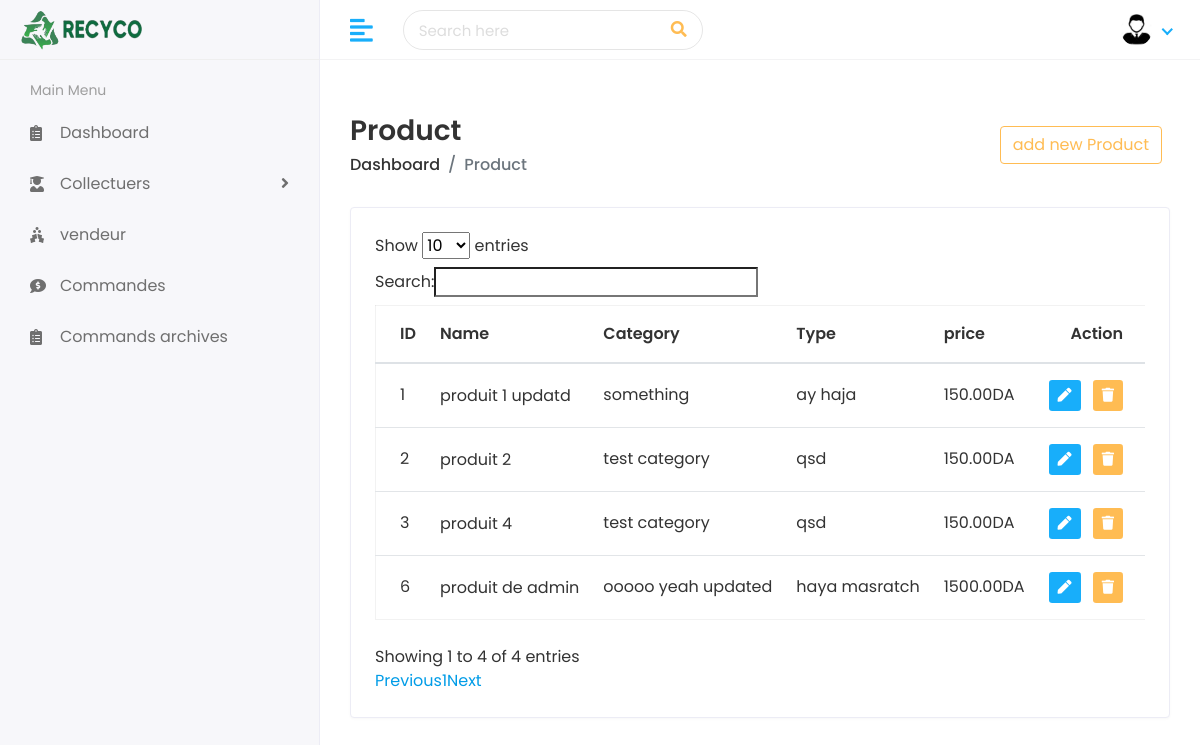
Page /collecteur/products/ (signed in) on the earlier database version.
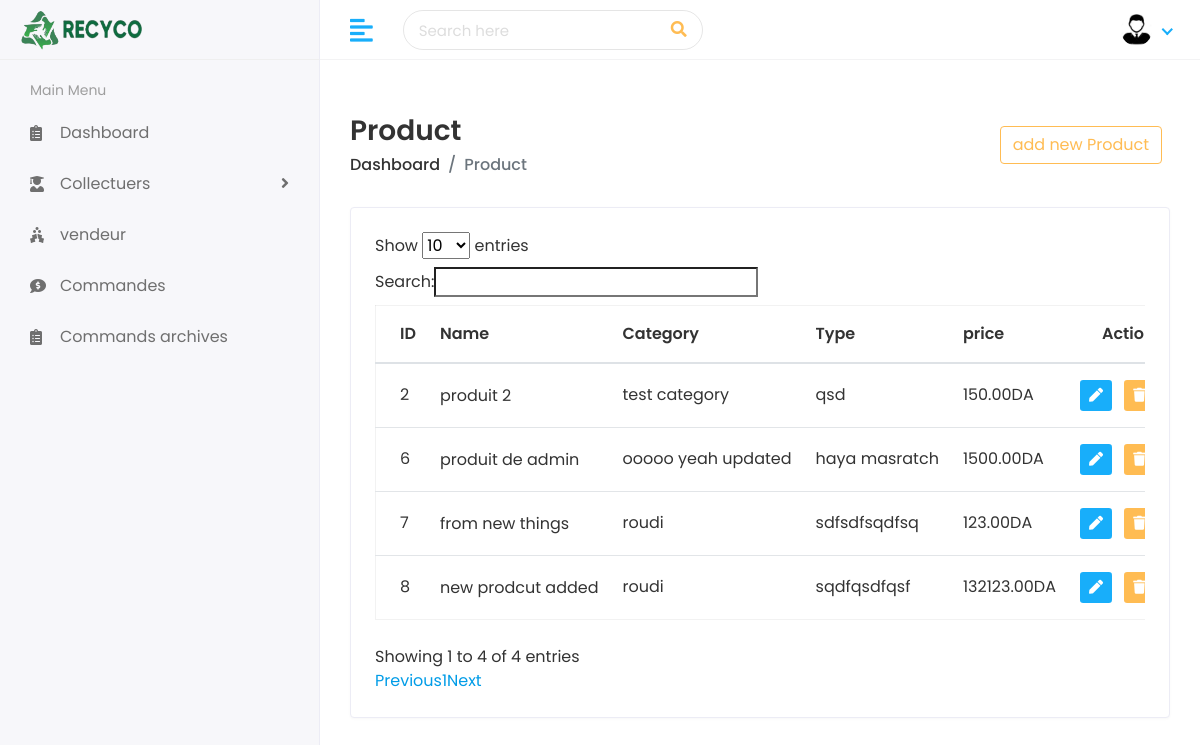
Same page on the later database version.
### collecteur/models.py (models this page shows, shortened)
class Product(models.Model):
    title = models.CharField(max_length=256)
    image = models.ImageField(upload_to='products/')
    category = models.ForeignKey(Category, on_delete=models.CASCADE)
    type = models.CharField(max_length=256)
    weight = models.DecimalField(max_digits=10, decimal_places=2)
    price_per_kilo = models.DecimalField(max_digits=10, decimal_places=2)
    desc = models.TextField()

class Category(models.Model):
    title = models.CharField(max_length=100)
    banner = models.ImageField(upload_to='banner/cartegory', blank=True, null=True)
    slug = models.SlugField(unique=True,blank=True,null=True)  # Add a SlugField for the title slug
    def __str__(self):
        return self.title

### collecteur/views.py (the view)
# urls.py: path('products/',products,name='products'),
@login_required(login_url="users:login")
def products(request):
    products = Product.objects.all()
    context = {
        'products': products
    }
    return render(request, 'collecteur/products.html', context)

### templates/collecteur/products.html (shortened to what this page needs)
{% extends "base.html" %}
{% block content %}
<div class="page-header">
  <div class="row align-items-center">
    <div class="col">
      <h3 class="page-title">Product</h3>
      <ul class="breadcrumb">
        <li class="breadcrumb-item">
          <a href="{% url 'collecteur:home' %}">Dashboard</a>
        </li>
        <li class="breadcrumb-item active">Product</li>
      </ul>
    </div>
    <div class="col-auto text-right float-right ml-auto">
      <a href="{% url 'collecteur:addProd' %}" class="btn btn-outline-primary mr-2"
        ></i> add new Product</a
      >
    </div>
  </div>
</div>
<div class="row">
  <div class="col-sm-12">
    <div class="card card-table">
      <div class="card-body">
        <div class="table-responsive">
          <table
   id="table_id"
     class="table table-hover table-center mb-0 "
   >
            <thead>
              <tr>
                <th> ID</th>
                <th> Name</th>
                <th> Category</th>
                <th> Type</th>
                <th> price</th>
                <th class="text-right">Action</th>
              </tr>
            </thead>
            <tbody>
              {% for product in products %}
              <tr>
                <td>{{product.id}}</td>
                <td>
                  <h2>
                    <a>{{product.title}}</a>
                  </h2>
                </td>
                <td>{{product.category}}</td>
                    <td>{{product.type}}</td>
                    <td>{{product.price_per_kilo}}DA</td>
                <td class="text-right">
                  <div class="actions">
                    <a
                      href="{% url 'collecteur:update_produit' product.id %}"
                      class="btn btn-sm bg-success-light mr-2"
                    >
                      <i class="fas fa-pen"></i>
                    </a>
                    <a href="{% url 'collecteur:delete_product' product.id %}" class="btn btn-sm bg-danger-light">
                      <i class="fas fa-trash"></i>
                    </a>
                  </div>
                </td>
              </tr>
              {% endfor %}
            </tbody>
          </table>
        </div>
      </div>
    </div>
  </div>
</div>
{% endblock content %}

Differences in the rows shown:
removed Product: id "1", title "produit 1 updatd", category "something", type "ay haja", price_per_kilo "150.00"
removed Product: id "3", title "produit 4", category "test category", type "qsd", price_per_kilo "150.00"
added Product: id "7", title "from new things", category "roudi", type "sdfsdfsqdfsq", price_per_kilo "123.00"
added Product: id "8", title "new prodcut added", category "roudi", type "sqdfqsdfqsf", price_per_kilo "132123.00"
